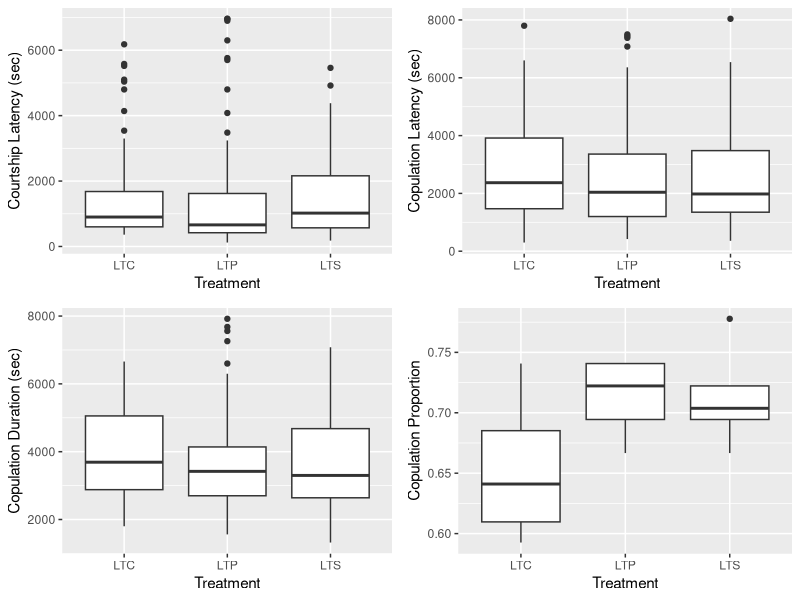
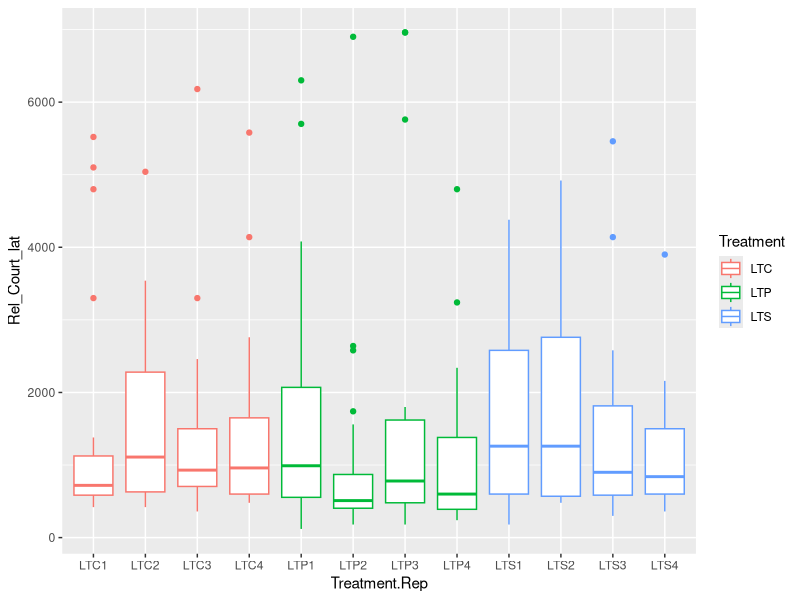
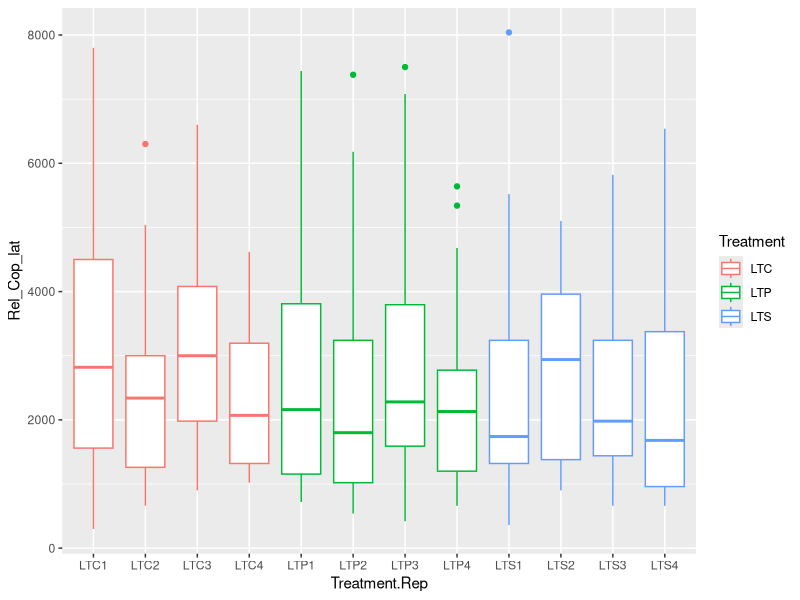
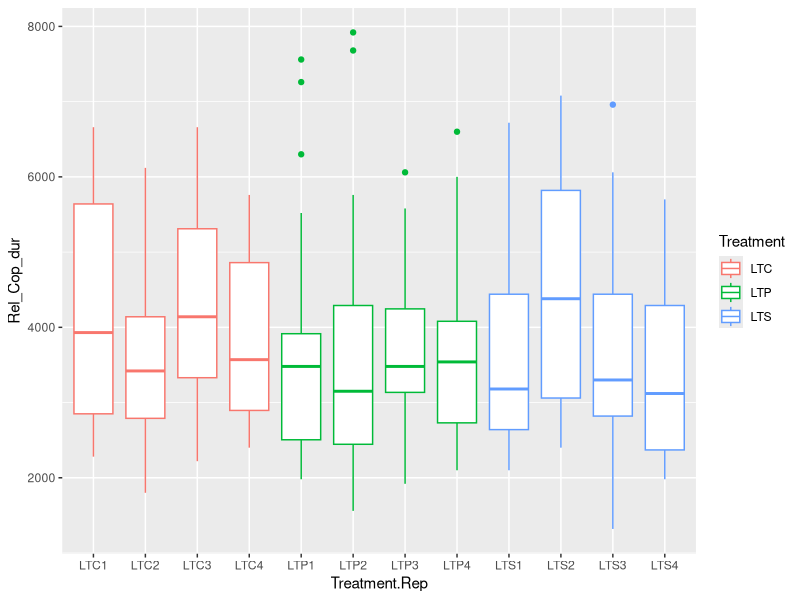

Source code (R) for these figures, in order: (Note: this script raises an error after producing the figures.)
# Data from Abhijna of the long term populations and their courtship and copulation data

library(ggplot2)
library(dplyr)
library(tidyr)
library(lme4)
library(effects)
#library(lme4)
#library(car)


#Multiplots: to join plots together
#From: http://www.cookbook-r.com/Graphs/Multiple_graphs_on_one_page_(ggplot2)/

multiplot <- function(..., plotlist=NULL, file, cols=1, layout=NULL) {
  library(grid)
  
  # Make a list from the ... arguments and plotlist
  plots <- c(list(...), plotlist)
  
  numPlots = length(plots)
  
  # If layout is NULL, then use 'cols' to determine layout
  if (is.null(layout)) {
    # Make the panel
    # ncol: Number of columns of plots
    # nrow: Number of rows needed, calculated from # of cols
    layout <- matrix(seq(1, cols * ceiling(numPlots/cols)),
                     ncol = cols, nrow = ceiling(numPlots/cols))
  }
  
  if (numPlots==1) {
    print(plots[[1]])
    
  } else {
    # Set up the page
    grid.newpage()
    pushViewport(viewport(layout = grid.layout(nrow(layout), ncol(layout))))
    
    # Make each plot, in the correct location
    for (i in 1:numPlots) {
      # Get the i,j matrix positions of the regions that contain this subplot
      matchidx <- as.data.frame(which(layout == i, arr.ind = TRUE))
      
      print(plots[[i]], vp = viewport(layout.pos.row = matchidx$row,
                                      layout.pos.col = matchidx$col))
    }
  }
}
#Change working directory to the Data folder (if from script folder to start)!
#setwd("~/Bioinformatics/Long_Term_Data/Data_LongTermPopulationExperiments_Git/PredationCourtship/data")
AP_evolved_data <- read.csv("AP_EvolvedPopCourtshipCopulation_2014.csv", h=T)

#Start time of agebin 4 not recorded: so removed
AP_evolved_data <- AP_evolved_data[-which(AP_evolved_data$Bin4 == "" & AP_evolved_data$AgeBin =="4"),]
#Make relative start times:
AP_evolved_data$StartTime <- as.difftime(as.character(AP_evolved_data$StartTime), format = "%H:%M", units = "secs")
AP_evolved_data$CourtshipLatency <- as.difftime(as.character(AP_evolved_data$CourtshipLatency), format = "%H:%M", units = "secs")
AP_evolved_data$Bin2 <- as.difftime(as.character(AP_evolved_data$Bin2), format = "%H:%M", units = "secs")
AP_evolved_data$Bin3 <- as.difftime(as.character(AP_evolved_data$Bin3), format = "%H:%M", units = "secs")
AP_evolved_data$Bin4 <- as.difftime(as.character(AP_evolved_data$Bin4), format = "%H:%M", units = "secs")
AP_evolved_data$CopulationLatency <- as.difftime(as.character(AP_evolved_data$CopulationLatency), format = "%H:%M", units = "secs")
AP_evolved_data$CopulationDuration <- as.difftime(as.character(AP_evolved_data$CopulationDuration), format = "%H:%M", units = "secs")

AP_evolved_data$CourtshipLatency <- with(AP_evolved_data, CourtshipLatency - StartTime)
AP_evolved_data$CopulationLatency <- with(AP_evolved_data, CopulationLatency - StartTime)
AP_evolved_data$CopulationDuration <- with(AP_evolved_data, CopulationDuration - StartTime)
AP_evolved_data$Bin2 <- with(AP_evolved_data, Bin2 - StartTime)
AP_evolved_data$Bin3 <- with(AP_evolved_data, Bin3 - StartTime)
AP_evolved_data$Bin4 <- with(AP_evolved_data, Bin4 - StartTime)
AP_evolved_data$Bin1 <- with(AP_evolved_data, StartTime - StartTime)


#Relative start times for each thing

AP_evolved_data <- within(AP_evolved_data, { 
  Rel_Court_lat = ifelse (AgeBin == 1, CourtshipLatency-Bin1, ifelse(AgeBin == 2, CourtshipLatency-Bin2, ifelse(AgeBin == 3, CourtshipLatency-Bin3, ifelse(AgeBin == 4, CourtshipLatency-Bin4, 0))))})


AP_evolved_data <- within(AP_evolved_data, { 
  Rel_Cop_lat = ifelse (AgeBin == 1, CopulationLatency-Bin1, ifelse(AgeBin == 2, CopulationLatency-Bin2, ifelse(AgeBin == 3, CopulationLatency-Bin3, ifelse(AgeBin == 4, CopulationLatency-Bin4, 0))))})

AP_evolved_data <- within(AP_evolved_data, { 
  Rel_Cop_dur = ifelse (AgeBin == 1, CopulationDuration-Bin1, ifelse(AgeBin == 2, CopulationDuration-Bin2, ifelse(AgeBin == 3, CopulationDuration-Bin3, ifelse(AgeBin == 4, CopulationDuration-Bin4, 0))))})

head(AP_evolved_data)
#New Data frame with only important data:
AP_Data <- subset(AP_evolved_data, select = c(Treatment, Rep, Rel_Court_lat, Rel_Cop_lat, Rel_Cop_dur, Copulation, Temperature, Humidity, Date, AgeBin))

#AP_court_lat <- subset(AP_Data, select = c(Treatment, Rep, Rel_Court_lat))
#AP_cop_dur <- subset(AP_Data, select = c(Treatment, Rep, Rel_Cop_dur))
#AP_cop_lat <- subset(AP_Data, select = c(Treatment, Rep, Rel_Cop_lat))


#AP_evolved_data <- AP_evolved_data[-which(AP_evolved_data$Bin4 == "" & AP_evolved_data$AgeBin =="4"),]

#AP_court_lat <- AP_court_lat[-which(AP_court_lat$Rel_Court_lat == ""),]
#AP_cop_lat <- AP_cop_lat[-which(AP_cop_lat$Rel_Cop_lat ==""),]
#AP_cop_dur <- AP_cop_dur[-which(AP_cop_dur$Rel_Cop_dur ==""),]

AP_groups <-AP_Data %>%
  group_by(Treatment, Rep) %>%
  summarise(copulation_prop=sum(Copulation/(n())), mean_court_lat= mean(Rel_Court_lat, na.rm = TRUE), mean_cop_lat = mean(Rel_Cop_lat, na.rm=TRUE), mean_cop_dur = mean(Rel_Cop_dur, na.rm=TRUE), cop_sum=sum(Copulation))

p1 <- ggplot(AP_groups, aes(x = Treatment, y = copulation_prop))
p2 <- ggplot(AP_groups, aes(x=Treatment, y = mean_court_lat))
p3 <- ggplot(AP_groups, aes(x=Treatment, y = mean_cop_lat))
p4 <- ggplot(AP_groups, aes(x=Treatment, y = mean_cop_dur))
p5 <- ggplot(AP_groups, aes(x=Rep, y=cop_sum, colour=Treatment))

#p1+geom_point()
#p1+geom_boxplot()

#p2+geom_point()
#p2+geom_boxplot()

#p3+geom_point()
#p3+geom_boxplot()

#p4+geom_point()
#p4+geom_boxplot()

#p5+geom_point()
#p5+geom_boxplot()


#head(AP_Data)

AP_Data$Rep <- as.factor(AP_Data$Rep)

p6 <- ggplot(AP_Data, aes(x = Treatment, y = Rel_Court_lat))
p7 <- ggplot(AP_Data, aes(x=Treatment, y = Rel_Cop_lat))
p8 <- ggplot(AP_Data, aes(x=Treatment, y = Rel_Cop_dur))
p9 <- ggplot(AP_Data, aes(x=Treatment, y = Copulation), ylab("Copulation"))

aaa <- p6+geom_boxplot() +
  ylab("Courtship Latency (sec)")
bbb <- p7+geom_boxplot() +
  ylab("Copulation Latency (sec)")
ccc <- p8+geom_boxplot() +
  ylab("Copulation Duration (sec)")
ddd <- p1+geom_boxplot() +
  ylab("Copulation Proportion")

multiplot(aaa,ccc,bbb, ddd, cols=2)

AP_Data$Treatment.Rep <- with(AP_Data, paste0(Treatment, Rep))
AP_groups$Treatment.Rep <- with(AP_groups, paste0(Treatment, Rep))
p10 <- ggplot(AP_Data, aes(x = Treatment.Rep, y = Rel_Court_lat, colour = Treatment))
p11 <- ggplot(AP_Data, aes(x=Treatment.Rep, y = Rel_Cop_lat, colour=Treatment))
p12<- ggplot(AP_Data, aes(x=Treatment.Rep, y = Rel_Cop_dur, colour = Treatment))

p10+geom_boxplot()
p11+geom_boxplot()
p12+geom_boxplot()

head(AP_Data)

#Models
AP_Data$Rep <- as.numeric(AP_Data$Rep)
mod_court <- lmer(Rel_Court_lat ~ 1 + Treatment + Rep + Temperature + Humidity + (1|Date), data = AP_Data)
summary(mod_court)
car::Anova(mod_court)
plot(allEffects(mod_court))

mod_court_plot <- lmer(Rel_Court_lat ~ 1 + Treatment + (1|Date), data = AP_Data)
plot(allEffects(mod_court_plot))
mod_copl_plot <- lmer(Rel_Cop_lat ~ 1 + Treatment + (1|Date), data = AP_Data)
plot(allEffects(mod_copl_plot))
mod_copd_plot <- lmer(Rel_Cop_dur ~ 1 + Treatment + (1|Date), data = AP_Data)
plot(allEffects(mod_copd_plot))
mod_cop_count <- lmer(Copulation ~ 1+ Treatment + (1|Date), data=AP_Data)
head(AP_Data)

plot(effect("Treatment", mod_court_plot), main = "Relative Courtship Latency", ylab = "Courtship Latency (sec)", xlab = "Treatment",style="stacked",rug=F, key.args=list(space="right"), row = 1,col = 1,nrow = 2,ncol = 2, more=TRUE)
plot(effect("Treatment", mod_copl_plot), main = "Relative Copulation Latency", ylab = "Copulation Latency (sec)", xlab = "Treatment",style="stacked",rug=F, key.args=list(space="right"), row = 1,col = 2,nrow = 2,ncol = 2, more=TRUE)
plot(effect("Treatment", mod_copd_plot), main = "Relative Copulation Duration", ylab = "Copulation Duration (sec)", xlab = "Treatment",style="stacked",rug=F, key.args=list(space="right"), row = 2,col = 1,nrow = 2,ncol = 2, more=TRUE)
plot(effect("Treatment", mod_cop_count), main = "Copulation", ylab = "Copulation ", xlab = "Treatment",style="stacked",rug=F, key.args=list(space="right"), row = 2,col = 2,nrow = 2,ncol = 2)


#Works: add in all effects to correct models!


plot(effect("Treatment", mod_court_plot), main = "Courtship Latency", ylab = "Courtship Latency (sec)", xlab = "Treatment",style="stacked",rug=F, key.args=list(space="right"), row = 1,col = 1,nrow = 1,ncol = 2, more=TRUE)
plot(effect("Treatment", mod_copl_plot), main = "Copulation Latency", ylab = "Copulation Latency (sec)", xlab = "Treatment",style="stacked",rug=F, key.args=list(space="right"), row = 1,col = 2,nrow = 1,ncol = 2)

plot(effect("Treatment", mod_copd_plot), main =  "Copulation Duration", ylab = "Copulation Duration (sec)", xlab = "Treatment",style="stacked",rug=F, key.args=list(space="right"), row = 1,col = 1,nrow = 1,ncol = 2, more=TRUE)
plot(effect("Treatment", mod_cop_count), main = "Copulation Proportion", ylab = "Copulation ", xlab = "Treatment",style="stacked",rug=F, key.args=list(space="right"), row = 1,col = 2,nrow = 1,ncol = 2)
